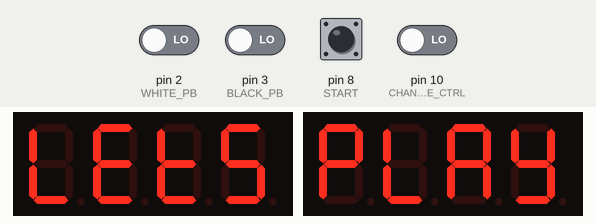
This sketch was run on a simulated Arduino Uno, built with avr-gcc and run on an emulated ATmega328P. On the bench: 2 × 4-digit seven-segment display. Inputs (shaded band) come from the test bench; at power-on: pin 2 (WHITE_PB), pin 3 (BLACK_PB), pin 8 (START), pin 10 (CHANGE_TIME_CTRL) LOW.

Above: at 3.0 s.
3.1 s: pin 8 (START) pulled HIGH for 0.15 s
At 3.9 s:
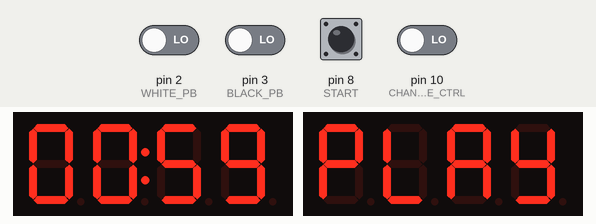
6.2 s: pin 2 (WHITE_PB) driven HIGH
At 6.6 s:
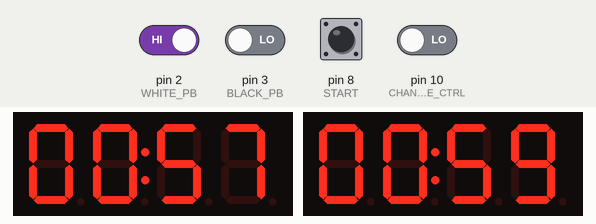
9.2 s: pin 3 (BLACK_PB) driven HIGH
At 9.8 s:
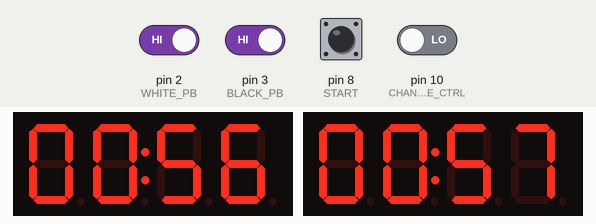
Timing chart, 0 to 12.2 s (numbered marks = the images above; inputs shaded):
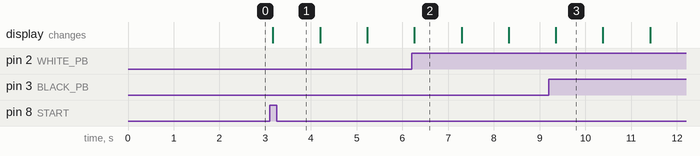

The sketch:

chessClockMain.ino
```cpp
#include <TM1637Display.h>


/* DEFINE PINS */

  //For white
#define CLK1 4
#define DIO1 5

  //For black
#define CLK2 6
#define DIO2 7

  //Options Buttons
#define START 8
#define CHANGE_TIME_CTRL 10
#define WHITE_PB 2
#define BLACK_PB 3

//---------------------------------


// Define time controls
#define ONE_MIN 60000
#define TWO_MIN 2*ONE_MIN
#define THREE_MIN 3*ONE_MIN
#define FIVE_MIN 5*ONE_MIN
#define TEN_MIN 10*ONE_MIN
#define FIFTEEN_MIN 15*ONE_MIN
#define THIRTY_MIN 30*ONE_MIN

//Time Conersions ("time" is in ms)
#define timeToSeconds(time) ((time / 1000) %60)
#define timeToMinutes(time) (((time / 1000) / 60) % 60)

//Displaying "Lets"
const uint8_t Lets[] = {
  SEG_D | SEG_E | SEG_F,                          //L
  SEG_A | SEG_D | SEG_E | SEG_F | SEG_G,          //E
  SEG_D | SEG_E | SEG_F | SEG_G,                  //t
  SEG_A | SEG_C | SEG_D | SEG_F | SEG_G           //S
};

//Displaying "Play"
const uint8_t Play[] = {
  SEG_A | SEG_B | SEG_E | SEG_F | SEG_G,          //P
  SEG_D | SEG_E | SEG_F,                          //L
  SEG_A | SEG_B | SEG_C | SEG_E | SEG_F | SEG_G,  //A
  SEG_B | SEG_C | SEG_D | SEG_F | SEG_G           //y
};


/* GLOBAL VARIABLES */

    // Display Object for White
TM1637Display display_white = TM1637Display(CLK1, DIO1);

    // Display Object for Black
TM1637Display display_black = TM1637Display(CLK2, DIO2);

    // Times for both sides in ms
unsigned long timeLeft_white = 0;
unsigned long timeLeft_black = 0;

  // Keeps track of whose turn it is. 1 = White, 0 = Black
  // Declared volatile due to value changing within ISR
volatile bool currentTurn = 1;

  // Keeping track of whether the game has begun or not
int gameStarted = 2;

  // State variables
int timeCtrlOption = 1;
int timeCtrlBtn_prevState = 0;
long timeCtrl_prevMillis = millis();

int debounce_ms = 100;

void setup() {
  display_white.setBrightness(5);
  display_black.setBrightness(5);

  // Setting input buttons
  pinMode(START, INPUT);
  pinMode(CHANGE_TIME_CTRL, INPUT);
  pinMode(WHITE_PB, INPUT);
  pinMode(BLACK_PB, INPUT);

  // Attaching interrupts
  attachInterrupt(digitalPinToInterrupt(WHITE_PB), ISR_turnChange_W, RISING);
  attachInterrupt(digitalPinToInterrupt(BLACK_PB), ISR_turnChange_B, RISING);
}

void loop() {

  // Intro
  if(gameStarted == 2){

    // Startup Message
    display_white.setSegments(Lets);
    display_black.setSegments(Play);

    delay(2000);
    gameStarted = 0;
    setTimeControl(display_white, display_black, ONE_MIN);
  }

  // Picking time control
  if(gameStarted == 0){

    switch (timeCtrlOption){

      case 1:
        setTimeControl(display_white, display_black, ONE_MIN);
        if(digitalRead(START) == 1){
          gameStarted = 1;
        }

        //Changing time control (with debouncing)
        changeTimeCtrl(2);
        break;

      case 2:
        setTimeControl(display_white, display_black, TWO_MIN);
        if(digitalRead(START) == 1){
          gameStarted = 1;
        }

        //Changing time control (with debouncing)
        changeTimeCtrl(3);
        break;

      case 3:
        setTimeControl(display_white, display_black, THREE_MIN);
        if(digitalRead(START) == 1){
          gameStarted = 1;
        }

        //Changing time control (with debouncing)
        changeTimeCtrl(5);
        break;

      case 5:
        setTimeControl(display_white, display_black, FIVE_MIN);
        if(digitalRead(START) == 1){
          gameStarted = 1;
        }

        //Changing time control (with debouncing)
        changeTimeCtrl(10);
        break;

      case 10:
        setTimeControl(display_white, display_black, TEN_MIN);
        if(digitalRead(START) == 1){
          gameStarted = 1;
        }

        //Changing time control (with debouncing)
        changeTimeCtrl(15);
        break;

      case 15:
        setTimeControl(display_white, display_black, FIFTEEN_MIN);
        if(digitalRead(START) == 1){
          gameStarted = 1;
        }

        //Changing time control (with debouncing)
        changeTimeCtrl(30);
        break;

      case 30:
        setTimeControl(display_white, display_black, THIRTY_MIN);
        if(digitalRead(START) == 1){
          gameStarted = 1;
        }

        //Changing time control (with debouncing)
        changeTimeCtrl(1);
        break;

      default:
        break;
    }


  }

  // Game begin and respective timers running
  if(gameStarted == 1){

    if(timeLeft_white == 0 || timeLeft_black == 0){
      gameStarted = 2;
      delay(5000);
    }
    else{
      countTimer();
    }

  }

} // END OF LOOP


// --------------------------FUNCTIONS---------------------------


// REQUIRES
// N/A
// PROMISES
// Switches the current turn to black
void ISR_turnChange_W(){
  if(currentTurn == 1 && gameStarted == 1){
    currentTurn = !currentTurn;
  }
}

// REQUIRES
// N/A
// PROMISES
// Switches the current turn to white
void ISR_turnChange_B(){
  if(currentTurn == 0 && gameStarted == 1){
    currentTurn = !currentTurn;
  }
}

// REQUIRES
// N/A
// PROMISES
// Counts down the timers for whichever player's turn it currently is
void countTimer(){

    // White turn timer
    if(currentTurn == 1){

        while(timeLeft_white > 0){

            // White submits move
            if(currentTurn == 0){
              return;
            }

            // Ticking down one second and updating the display for white
            timeLeft_white = timeLeft_white - 1000;
            int seconds = timeToSeconds(timeLeft_white);
            int minutes = timeToMinutes(timeLeft_white);
            display_white.showNumberDecEx(seconds, 0, true, 2, 2);
            display_white.showNumberDecEx(minutes, 0x40, true, 2, 0);
            delay(1000);
        }
    }

    // Black turn timer
    if(currentTurn == 0){

        while(timeLeft_black > 0){

            // Black submits move
            if(currentTurn == 1){
              return;
            }

            // Ticking down one second and updating the display for black
            timeLeft_black = timeLeft_black - 1000;
            int seconds = timeToSeconds(timeLeft_black);
            int minutes = timeToMinutes(timeLeft_black);
            display_black.showNumberDecEx(seconds, 0, true, 2, 2);
            display_black.showNumberDecEx(minutes, 0x40, true, 2, 0);
            delay(1000);
        }
    }

}

// REQUIRES
// 2 TM1637Display Objects and a time in milliseconds
// PROMISES
// Updates the display modules according to the input time control
void setTimeControl(TM1637Display display_w, TM1637Display display_b, unsigned long time){

    int seconds = timeToSeconds(time);
    int minutes = timeToMinutes(time);

    display_w.showNumberDecEx(seconds, 0, true, 2, 2);
    display_w.showNumberDecEx(minutes, 0x40, true, 2, 0);

    display_b.showNumberDecEx(seconds, 0, true, 2, 2);
    display_b.showNumberDecEx(minutes, 0x40, true, 2, 0);

    timeLeft_white = time;
    timeLeft_black = time;
    currentTurn = 1;
}

// REQUIRES
// An integer indicating the next time control
// PROMISES
// If the corresponding input button is pushed, it will browse to a different time control.
void changeTimeCtrl(int next_timeCtrl){

  // Accounting for a debounce effect
  if( (millis() - timeCtrl_prevMillis) > debounce_ms ){
        timeCtrl_prevMillis = millis();
        if( (digitalRead(CHANGE_TIME_CTRL) == 1) && (timeCtrlBtn_prevState == 0)){
          timeCtrlOption = next_timeCtrl;
          timeCtrlBtn_prevState = 1;
        }
        else{
          timeCtrlBtn_prevState = 0;
        }
      }
}
```

Measured:
- after the input at 3.1 s, the display: changes after 0.07 s (image 1)
- after the input at 6.2 s, the display: changes after 0.06 s (image 2)
